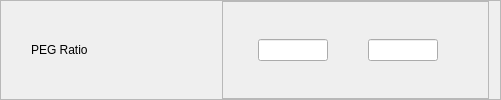
              <widget class="QFrame" name="fPEG">
               <property name="frameShape">
                <enum>QFrame::StyledPanel</enum>
               </property>
               <property name="frameShadow">
                <enum>QFrame::Raised</enum>
               </property>
               <layout class="QHBoxLayout" name="horizontalLayout_88">
                <property name="leftMargin">
                 <number>30</number>
                </property>
                <property name="topMargin">
                 <number>0</number>
                </property>
                <property name="bottomMargin">
                 <number>0</number>
                </property>
                <item>
                 <widget class="QLabel" name="label_56">
                  <property name="minimumSize">
                   <size>
                    <width>185</width>
                    <height>0</height>
                   </size>
                  </property>
                  <property name="maximumSize">
                   <size>
                    <width>185</width>
                    <height>150</height>
                   </size>
                  </property>
                  <property name="styleSheet">
                   <string notr="true">font: 14pt &quot;Segoe UI&quot;;</string>
                  </property>
                  <property name="text">
                   <string>PEG Ratio</string>
                  </property>
                  <property name="alignment">
                   <set>Qt::AlignLeading|Qt::AlignLeft|Qt::AlignVCenter</set>
                  </property>
                 </widget>
                </item>
                <item>
                 <widget class="QFrame" name="frame_71">
                  <property name="frameShape">
                   <enum>QFrame::StyledPanel</enum>
                  </property>
                  <property name="frameShadow">
                   <enum>QFrame::Raised</enum>
                  </property>
                  <layout class="QHBoxLayout" name="horizontalLayout_89">
                   <property name="spacing">
                    <number>0</number>
                   </property>
                   <property name="leftMargin">
                    <number>35</number>
                   </property>
                   <property name="topMargin">
                    <number>0</number>
                   </property>
                   <property name="rightMargin">
                    <number>50</number>
                   </property>
                   <property name="bottomMargin">
                    <number>0</number>
                   </property>
                   <item>
                    <widget class="QLineEdit" name="min_PEG">
                     <property name="maximumSize">
                      <size>
                       <width>70</width>
                       <height>16777215</height>
                      </size>
                     </property>
                     <property name="focusPolicy">
                      <enum>Qt::StrongFocus</enum>
                     </property>
                     <property name="alignment">
                      <set>Qt::AlignCenter</set>
                     </property>
                     <property name="placeholderText">
                      <string/>
                     </property>
                    </widget>
                   </item>
                   <item>
                    <spacer name="horizontalSpacer_43">
                     <property name="orientation">
                      <enum>Qt::Horizontal</enum>
                     </property>
                     <property name="sizeType">
                      <enum>QSizePolicy::Expanding</enum>
                     </property>
                     <property name="sizeHint" stdset="0">
                      <size>
                       <width>40</width>
                       <height>20</height>
                      </size>
                     </property>
                    </spacer>
                   </item>
                   <item>
                    <widget class="QLineEdit" name="max_PEG">
                     <property name="maximumSize">
                      <size>
                       <width>70</width>
                       <height>16777215</height>
                      </size>
                     </property>
                     <property name="focusPolicy">
                      <enum>Qt::StrongFocus</enum>
                     </property>
                     <property name="alignment">
                      <set>Qt::AlignCenter</set>
                     </property>
                     <property name="placeholderText">
                      <string/>
                     </property>
                    </widget>
                   </item>
                  </layout>
                 </widget>
                </item>
               </layout>
              </widget>
